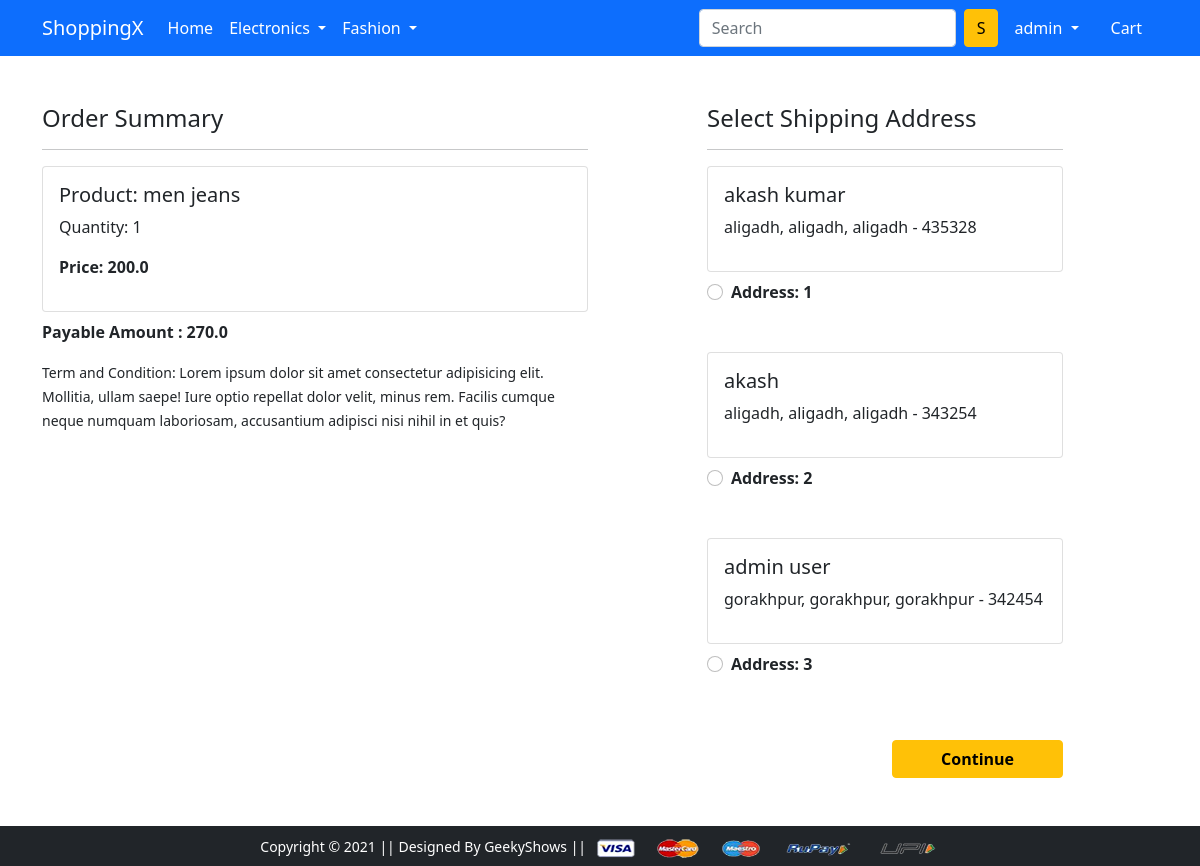
Screenshot of /checkout/ (signed in) with the database file from the repository.
### app/models.py (models this page shows, shortened)
class Cart(models.Model):
    user = models.ForeignKey(User, on_delete=models.CASCADE)
    product = models.ForeignKey(Product, on_delete=models.CASCADE)
    quantity = models.PositiveIntegerField(default=1)
    @property
    def total_cost(self):
        return self.quantity * self.product.discounted_price

class Product(models.Model):
    title = models.CharField(max_length=100)
    selling_price = models.FloatField()
    discounted_price = models.FloatField()
    description = models.TextField()
    brand = models.CharField(max_length=100)
    category = models.CharField(choices=CATEGORY_CHOICES, max_length=2)
    product_image = models.ImageField(upload_to='productimg')

class Customer(models.Model):
    user = models.ForeignKey(User, on_delete=models.CASCADE)
    name = models.CharField(max_length=200)
    locality = models.CharField(max_length=200)
    city = models.CharField(max_length=50)
    zipcode = models.IntegerField()
    state = models.CharField(choices=STATE_CHOICE, max_length=50)

### app/views.py (the view)
# urls.py: path('checkout/', views.checkout, name='checkout'),
@login_required
def checkout(request):
    user = request.user
    add = Customer.objects.filter(user = user)
    cart_item = Cart.objects.filter(user = user)
    amount = 0.0
    shipping_amount = 0.0
    total_amount = 0.0
    cart_product = [p for p in Cart.objects.all() if p.user == user]
    if cart_product:
        for p in cart_product:
            temp_amount = p.quantity * p.product.discounted_price
            amount += temp_amount
        if amount >0:
            shipping_amount = 70.0
        total_amount = shipping_amount + amount
    return render(request, 'app/checkout.html', {'add': add, 'cart_item': cart_item, 'total_amount' : total_amount})

### app/templates/app/checkout.html (shortened to what this page needs)
{% extends 'app/base.html' %}
{% load static %}
{% block main-content %}
<div class="container">
 <div class="row mt-5">
  <div class="col-sm-6">
    <h4>Order Summary</h4>
    <hr>
    {% for item in cart_item %}
      <div class="card mb-2">
        <div class="card-body">
          <h5>Product: {{item.product.title}}</h5>
          <p>Quantity: {{item.quantity}}</p>
          <p class="fw-bold">Price: {{item.total_cost}}</p>
        </div>
      </div>
      {% endfor %}
      <p class="fw-bold">Payable Amount : {{total_amount}}</p>
    <small>Term and Condition: Lorem ipsum dolor sit amet consectetur adipisicing elit. Mollitia, ullam saepe! Iure optio repellat dolor velit, minus rem. Facilis cumque neque numquam laboriosam, accusantium adipisci nisi nihil in et quis?</small>
  </div>
  <div class="col-sm-4 offset-sm-1">
    <h4>Select Shipping Address</h4>
    <hr>
    <form action="/payment-done">
      {% for ad in add %}
      <div class="card">
        <div class="card-body">
        <h5>{{ad.name}}</h5>
        <p> {{ad.locality}}, {{ad.city}}, {{ad.city}} - {{ad.zipcode}}</p>
        </div>
      </div>
        <div class="form-check mt-2 mb-5">
          <input class="form-check-input" type="radio" name="custid" id="custadd{{forloop.counter}}" value="{{ad.id}}">
          <label class="form-check-label fw-bold" for="custadd{{forloop.counter}}">
            Address: {{forloop.counter}}  </label>
        </div>
        {% endfor %}
        <div class="text-end">
          <button type="submit" class="btn btn-warning mt-3 px-5 fw-bold">Continue</button>
        </div>
      </form>
    </div>
  </div>
</div>
{% endblock main-content %}

### app/templates/app/base.html (shortened to what this page needs)
<!doctype html>
{% load static %}
<html lang="en">
  <head>
    <link href="https://cdn.jsdelivr.net/npm/bootstrap@5.0.0-beta1/dist/css/bootstrap.min.css" rel="stylesheet">
    <link rel="stylesheet" href="{% static 'app/css/owl.carousel.min.css' %}">
    <link rel="stylesheet" href="{% static 'app/css/all.min.css' %}">
    <link rel="stylesheet" href="{% static 'app/css/style.css' %}">
  </head>
  <body>
    <nav class="navbar navbar-expand-lg navbar-dark bg-primary">
     <div class="container">
       <a class="navbar-brand" href="/">ShoppingX</a>
       <div class="collapse navbar-collapse" id="navbarSupportedContent">
         <ul class="navbar-nav me-auto mb-2 mb-lg-0">
           <li class="nav-item">
             <a class="nav-link active" aria-current="page" href="/">Home</a>
           </li>
           <li class="nav-item dropdown">
             <a class="nav-link dropdown-toggle text-white" href="#" id="electronicsDropdown" role="button" data-bs-toggle="dropdown" aria-expanded="false">
               Electronics
             </a>
           </li>
           <li class="nav-item dropdown">
             <a class="nav-link dropdown-toggle text-white" href="#" id="fashionDropdown" role="button" data-bs-toggle="dropdown" aria-expanded="false">
               Fashion
             </a>
           </li>
         </ul>
         <form class="d-flex">
           <input class="form-control me-2" type="search" placeholder="Search" aria-label="Search">
           <button class="btn btn-warning" type="submit">S</button>
         </form>
         <div>
          <ul class="navbar-nav me-auto mb-2 mb-lg-0">
            {% if request.user.is_authenticated %}
           <li class="nav-item dropdown mx-2">
              <a class="nav-link dropdown-toggle text-white" href="#" id="profileDropdown" role="button" data-bs-toggle="dropdown" aria-expanded="false">
                {{request.user.username}}
              </a>
            </li>
            <li class="nav-item mx-2">
             <a href="{% url 'showcart' %}" class="nav-link text-white"> Cart </a>
            </li>
            {% endif %}
          </ul>
         </div>
       </div>
     </div>
    </nav>
    {% block main-content %} {% endblock main-content %}
    <footer class="container-fluid bg-dark text-center p-2 mt-5">
        <small class="text-white">Copyright &copy; 2021 || Designed By GeekyShows || </small>
        <img src="{% static 'app/images/payment.png' %}" alt="" srcset="" class="img-fluid" height="2px">
    </footer>
  </body>
</html>

### rows the page displays
Cart: product "men jeans", quantity "1", total_cost "200.0"
Customer: name "akash kumar", locality "aligadh", city "aligadh", zipcode "435328"
Customer: name "akash", locality "aligadh", city "aligadh", zipcode "343254"
Customer: name "admin user", locality "gorakhpur", city "gorakhpur", zipcode "342454"

### other values shown
{{ request.user.username }} "admin"
{{ total_amount }} "270.0"
